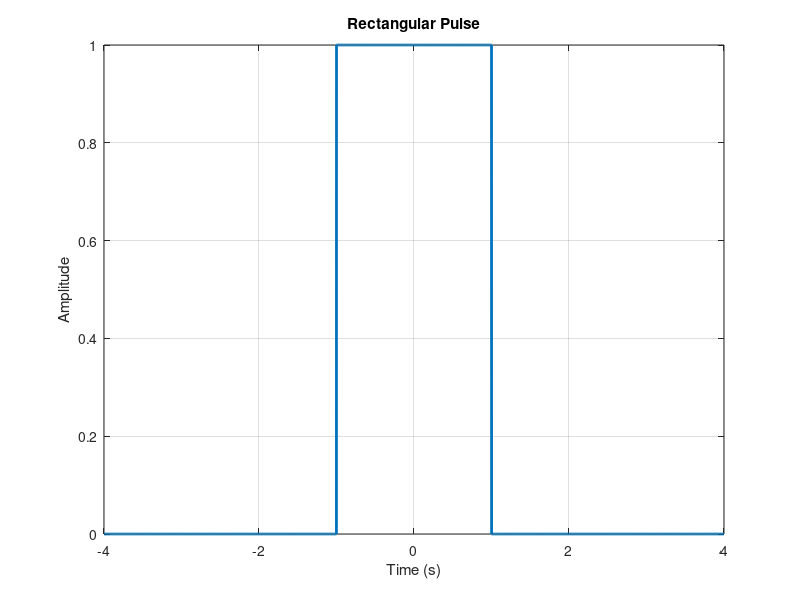
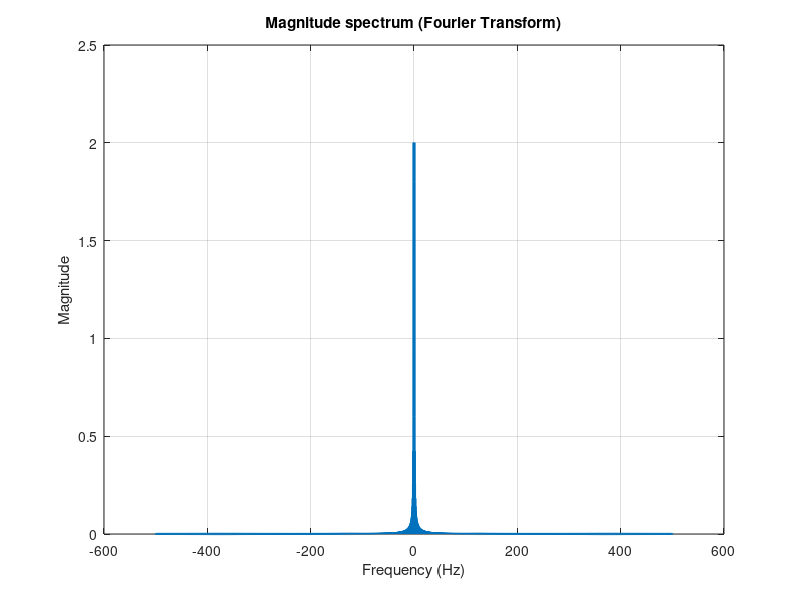
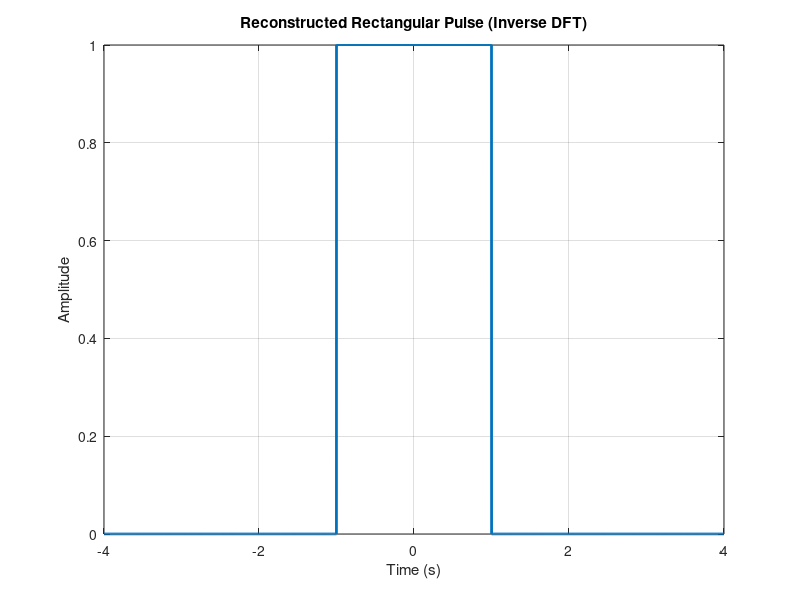

Source code (MATLAB) for these figures, in order:
%Write a Matlab code to convert a rectangular pulse to sinc signal.
%Also investigate the impact of the width of the rectangular pulse
%on the sinc signal.

T = 2;              % Width of the rectangular pulse
fs = 1000;          % Sampling frequency
t = -2*T:1/fs:2*T;  % Time vector
N = length(t);      % Number of samples

% Rectangular pulse
x_rect = zeros(size(t));
x_rect(abs(t) <= T/2) = 1;

% Frequency vector
f = linspace(-fs/2, fs/2, N);

% Calculate Fourier transform of the rectangular pulse
X_rect = zeros(size(f));
for k = 1:length(f)
    X_rect(k) = sum(x_rect .* exp(-1i*2*pi*f(k)*t)) / fs;
end

% Calculate inverse Fourier transform to get sinc function
sinc_func = zeros(size(t));
for n = 1:length(t)
    sinc_func(n) = sum(X_rect .* exp(1i*2*pi*f*t(n)));
end

% Plotting the rectangular pulse (TD)
figure;
plot(t, x_rect, 'LineWidth', 2);
xlabel('Time (s)');
ylabel('Amplitude');
title('Rectangular Pulse');
grid on;

% Plotting the sinc signal obtained via DFT
figure;
plot(f, abs(X_rect), 'LineWidth', 2);
xlabel('Frequency (Hz)');
ylabel('Magnitude');
title('Magnitude spectrum (Fourier Transform)');
grid on;

% Plotting the rectangular pulse obtained via Inverse DFT from sinc signal
figure; plot(t, abs(sinc_func)/max(abs(sinc_func)), 'LineWidth', 2);
xlabel('Time (s)');
ylabel('Amplitude');
title('Reconstructed Rectangular Pulse (Inverse DFT)');
grid on;
